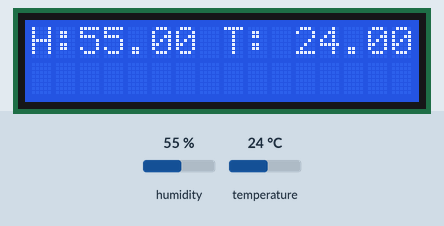
Bench run of a sketch on a simulated Arduino Uno, built with avr-gcc and run on an emulated ATmega328P. On the bench: 16×2 character LCD. Wiring (inferred from the names in the program): DHT11 sensor: data A4. The test bench sets the inputs (shaded band); at power-on: humidity 55 %, temperature 24 °C. What the sketch prints to the serial monitor is not drawn.

Above: at 2.9 s.
3.0 s: humidity set to 22 %
At 5.0 s:
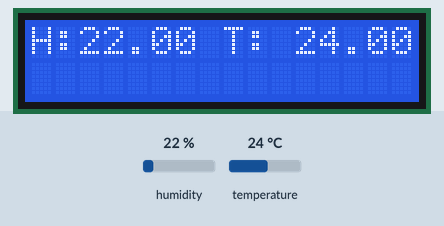
6.4 s: temperature set to 12 °C
At 7.7 s:
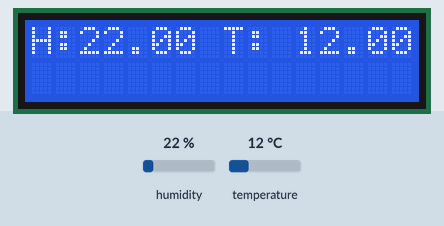
9.8 s: humidity set to 40 %
At 11.8 s:
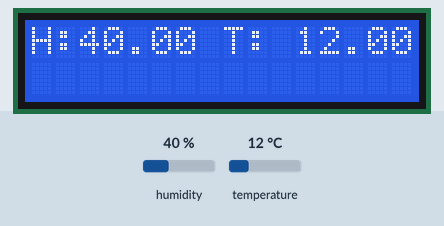
13.2 s: temperature set to 19 °C
At 14.5 s:
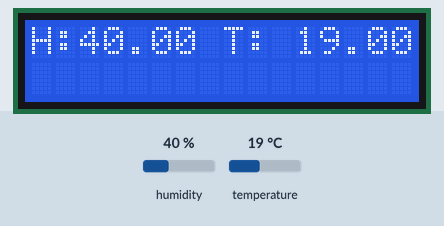
Timing chart, 0 to 16.2 s (numbered marks = the images above; inputs shaded):
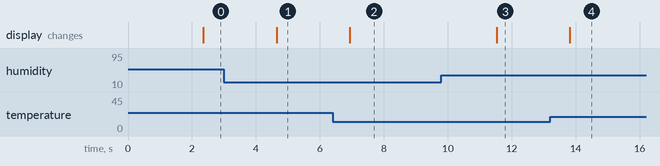

Measured:
- after the input at 3.0 s, the display: changes after 1.6 s (image 1)
- after the input at 6.4 s, the display: changes after 0.54 s (image 2)
- after the input at 9.8 s, the display: changes after 1.7 s (image 3)
- after the input at 13.2 s, the display: changes after 0.62 s (image 4)

The sketch:

sketch_humidity_temperature_lcd_i2c.ino
```cpp
#include <Wire.h>
#include "DHT.h"
#include <LiquidCrystal_I2C.h>

#define DHTPIN A4
#define DHTTYPE DHT11

LiquidCrystal_I2C lcd(0x3F, 2, 1, 0, 4, 5, 6, 7, 3, POSITIVE);
DHT dht(DHTPIN, DHTTYPE);


void setup()
{
  Serial.begin(9600);
  lcd.begin(16,2);
  dht.begin();
}


void loop()
{
  delay(2000);

  float h = dht.readHumidity();
  float t = dht.readTemperature();
  float f = dht.readTemperature(true);

  if (isnan(h) || isnan(t) || isnan(f)) {
    lcd.write("Failed to read from DHT sensor!");
    return;
  }

  float hif = dht.computeHeatIndex(f, h);
  float hic = dht.computeHeatIndex(t, h, false);
  String disp = String("H:" + String(h) + " T: " + String(t));
  char charBuf[50];
  disp.toCharArray(charBuf, 50);
  lcd.clear();
  lcd.write(charBuf);
  Serial.print("H:");
  Serial.print(h);
  Serial.print("\t");
  Serial.print("T:");
  Serial.println(t);
}
```
